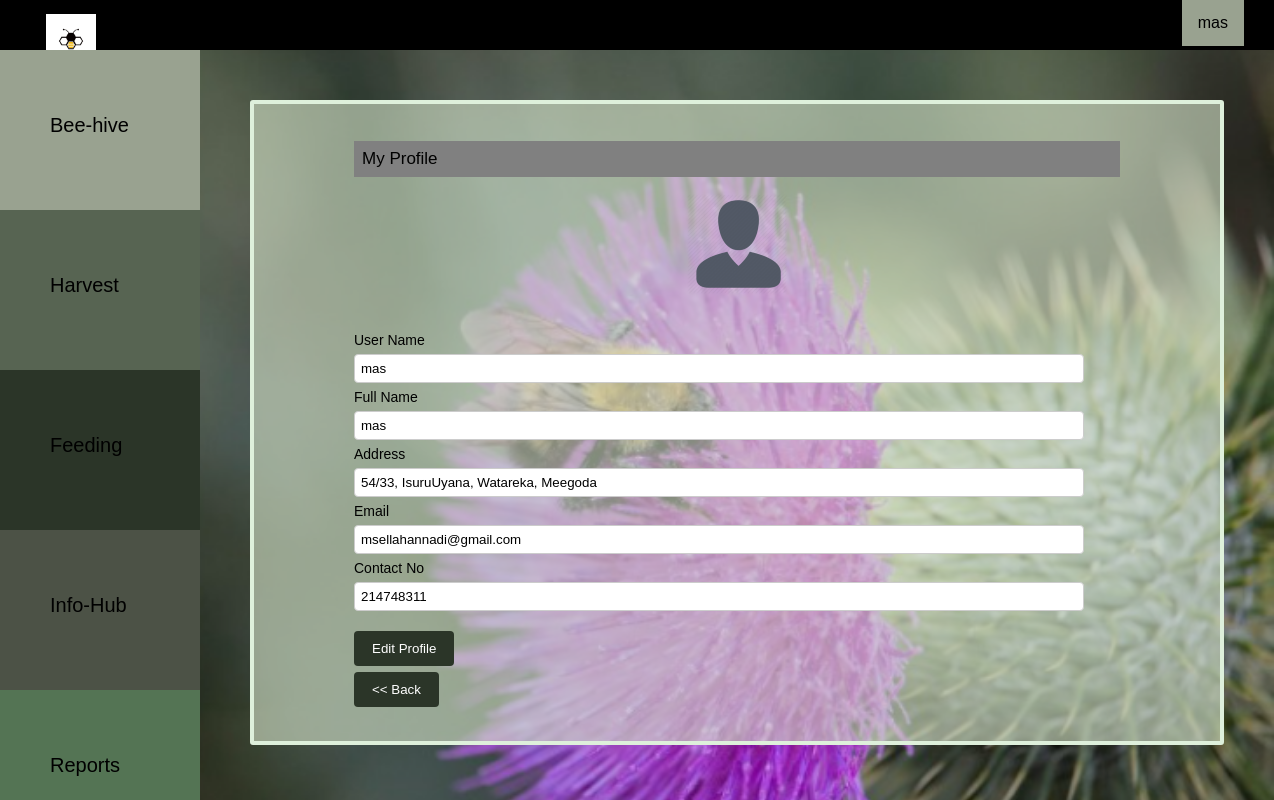
/php/bk_profile.php (signed in), run on the app's committed database.
### tables this page shows
CREATE TABLE `beekeeper` (
  `userID` int(20) NOT NULL,
  `userName` varchar(50) NOT NULL,
  `fullName` varchar(50) NOT NULL,
  `userAddress` varchar(100) NOT NULL,
  `userEmail` varchar(50) NOT NULL,
  `userTele` int(20) NOT NULL,
  `userPassword` varchar(20) NOT NULL,
  `userRole` int(10) NOT NULL
);

### php/bk_profile.php (the view, shortened to what this page needs)
<html>
    <head>
      <link rel="stylesheet" type="text/CSS" href="../css/bk_style.css">
      <link rel="stylesheet" type="text/CSS" href="../css/bk_catstyle.css">
    </head>
  <body  >
        <?php include('bk_navbar.php');
        include('bk_sidenavbar.php');
?>
<div class="main">
    <div class="bhivecontainer">
    <p >My Profile</p>
    <center><img src="  ../images/14.png" ></center>
<?php
$sql1 = "SELECT userName,fullName,userAddress,userEmail,userTele  FROM beekeeper WHERE userID='".$_SESSION['userid']."'";
mysqli_query($connection, $sql1);
$result1 = mysqli_query($connection,$sql1);
		while($row=mysqli_fetch_assoc($result1)){
        echo '<form  method="post" action="" ><div class="row" >';
        echo '<div class="col1">';
        echo 'User Name </div><div class="col2">';
        echo "<input type = 'text' name='userName' required value ='".$row['userName']."'>";
        echo "</div>";
        echo "</div>";
        echo '<div class="row" >';
        echo '<div class="col1">';
        echo 'Full Name </div><div class="col2" ><input type = "text" name="fullName" required value ="'.$row['fullName'].'" >';
        echo "</div>";
        echo "</div>";
        echo '<div class="row" >';
        echo '<div class="col1">';
        echo 'Address </div><div class="col2"><input type = "text" name="userAddress" required value ="'.$row['userAddress'].'" >';
        echo "</div>";
        echo "</div>";
        echo '<div class="row" >';
        echo '<div class="col1">';
        echo 'Email </div><div class="col2"><input type = "text"" name="userEmail" required value ="'.$row['userEmail'].'" >';
        echo "</div>";
        echo "</div>";
        echo '<div class="row" >';
        echo '<div class="col1">';
        echo 'Contact No</div><div class="col2"><input type = "text" name="userTele" required value ="'.$row['userTele'].'" >';
        echo "</div>";
        echo "</div>";
        echo '<div class="row"><div class="c1" style="width: 910px"><input type="submit" value="Edit Profile" name="update" ></div></form>';
        }?>
<form  action="beekeeperindex.php" method="post" >
        <div class="c2" style="width: 90px">
        <input type="submit" value="<< Back" name="back" >
        </div>
        </div>
    </div>
<br />
<br />
  </body>
</html>

### css/bk_style.css (style rules this page uses)
body { margin: 0; font-family: Arial, Helvetica, sans-serif; }
.bhivecontainer { background-color: #d4e2c89d; padding: 20px 100px 20px 100px; border: 4px solid rgb(222, 240, 219); border-radius: 3px; font-size: 14px; }
.bhivecontainer p { font-size: 17px; color: black; text-align: left; padding: 8px; background-color: #808080; }
.col1 { float: left; width: 270px; margin-top: 6px; }
.col2 { float: left; width: 730px; margin-top: 6px; }
.c1 { float: left; width: 815px; margin-top: 6px; }
.c2 { float: left; width: 185px; margin-top: 6px; }
.row:after { content: ""; display: table; clear: both; }
input[type=submit] { background-color: #2b3528; color: white; padding: 10px 18px; border: none; border-radius: 4px; cursor: pointer; float: left; }
input[type=text],select, textarea { width: 100%; padding: 6px; border: 1px solid #ccc; border-radius: 4px; resize: vertical; }

### css/bk_catstyle.css (style rules this page uses)
body { margin: 0; font-family: Arial; background-position: center; background-repeat: no-repeat; background-size: cover; background-attachment: fixed; background-image: url(../images/11.png); }
.main { margin-left: 250px; margin-right: 50px; margin-bottom: 10px; margin-top: 100px; }
* { box-sizing: border-box; }

### data on the page
beekeeper: userName "mas", fullName "mas", userAddress "54/33, IsuruUyana, Watareka, Meegoda", userEmail "msellahannadi@gmail.com", userTele "214748311"

### other printed values
$_SESSION['username'] "mas"
